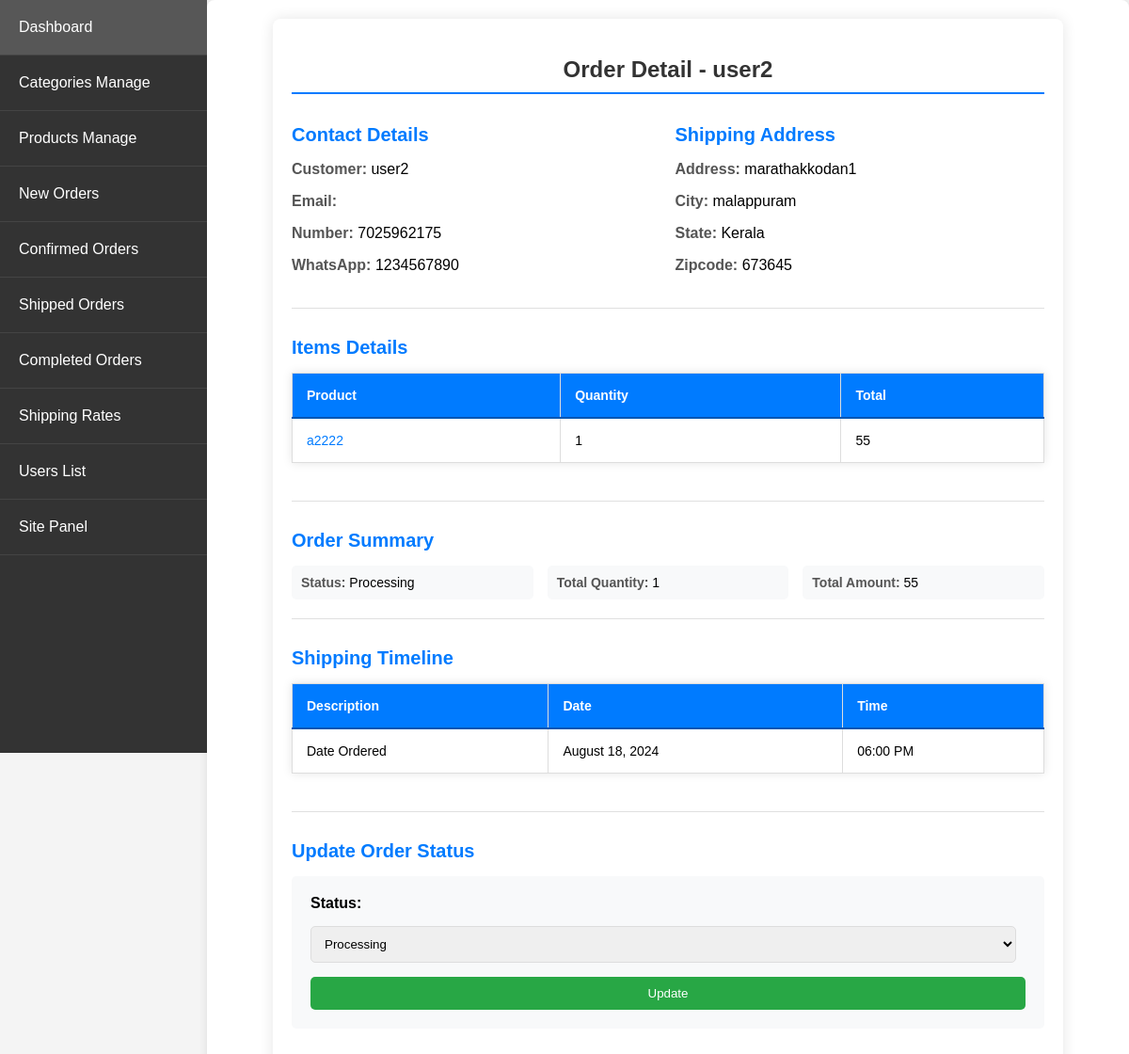
The app's page /admin_app/admin_app/orders/pending/102/ (signed in) with its own data.
### store/models.py (models this page shows, shortened)
class Order(models.Model):
    STATUS_CHOICES = [
        ('Processing', 'Processing'),
        ('Confirmed', 'Confirmed'),
        ('Shipped', 'Shipped'),
        ('Delivered', 'Delivered')
    ]
    customer = models.ForeignKey(Customer, on_delete=models.SET_NULL, null=True, blank=True)
    date_ordered = models.DateTimeField(auto_now_add=True)
    complete = models.BooleanField(default=False)
    transaction_id = models.CharField(max_length=100, null=True)
    status = models.CharField(max_length=20, choices=STATUS_CHOICES, default='Processing')
    processing_time = models.DateTimeField(null=True, blank=True)
    confirmed_time = models.DateTimeField(null=True, blank=True)  # Add this line
    shipped_time = models.DateTimeField(null=True, blank=True)
    delivered_time = models.DateTimeField(null=True, blank=True)
    @property
    def get_cart_total(self):
        orderitems = self.orderitem_set.all()
        total = sum([item.get_total for item in orderitems])
        return total
    @property
    def get_cart_items(self):
        orderitems = self.orderitem_set.all()
        total = sum([item.quantity for item in orderitems])
        return total

class Customer(models.Model):
    user = models.OneToOneField(User, on_delete=models.CASCADE)
    name = models.CharField(max_length=200, null=True)
    contact_number = models.CharField(max_length=12, unique=True, null=True)

class ShippingAddress(models.Model):
    customer = models.ForeignKey(Customer, on_delete=models.SET_NULL, null=True)
    order = models.ForeignKey(Order, on_delete=models.SET_NULL, null=True)
    number = models.CharField(max_length=12, null=False, blank=False)
    whatsapp = models.CharField(max_length=12, null=False, blank=False)
    address = models.CharField(max_length=200, null=False)
    city = models.CharField(max_length=200, null=False)
    state = models.CharField(max_length=200, null=False)
    zipcode = models.CharField(max_length=200, null=False)
    date_added = models.DateTimeField(auto_now_add=True)

class OrderItem(models.Model):
    product = models.ForeignKey(Product, on_delete=models.SET_NULL, null=True)
    order = models.ForeignKey(Order, on_delete=models.SET_NULL, null=True)
    quantity = models.IntegerField(default=0, null=True, blank=True)
    date_added = models.DateTimeField(auto_now_add=True)
    price_at_purchase = models.DecimalField(max_digits=7, decimal_places=0, null=True, blank=True)
    @property
    def get_total(self):
        if self.price_at_purchase is None:
            self.price_at_purchase = self.product.new_price
        return self.price_at_purchase * self.quantity

class Product(models.Model):
    PRODUCT_STATUS_CHOICES = [
        ('in_stock', 'In Stock'),
        ('out_of_stock', 'Out of Stock'),
    ]
    name = models.CharField(max_length=250, unique=True)
    slug = models.SlugField(max_length=250, unique=True)
    description = models.TextField(blank=True)
    old_price = models.DecimalField(max_digits=7, blank=True, null=True, decimal_places=0)
    new_price = models.DecimalField(max_digits=7, blank=False, decimal_places=0)
    category = models.ForeignKey(Category, on_delete=models.SET_NULL, null=True)
    image_1 = models.ImageField(upload_to='product')
    image_2 = models.ImageField(upload_to='product', blank=True)
    image_3 = models.ImageField(upload_to='product', blank=True)
    video_url = models.URLField(max_length=200, blank=True)
    stock = models.IntegerField()
    status = models.CharField(max_length=20, choices=PRODUCT_STATUS_CHOICES, default='in_stock')
    active = models.BooleanField(default=True)
    new = models.BooleanField(default=True)
    created = models.DateTimeField(auto_now_add=True)
    update = models.DateField(auto_now=True)
    priority = models.IntegerField(default=0, validators=[MinValueValidator(0)])
    def get_url(self):
        return reverse('store_app:proDetail', args=[self.category.slug, self.slug])
    class Meta:
        ordering = ('name',)
        verbose_name = 'product'
        verbose_name_plural = 'products'
    class Meta:
        ordering = ['priority', 'name']  # Update ordering to use priority first

### admin_app/views.py (the view)
# urls.py: path('admin_app/orders/pending/<int:pk>/', views.order_view, name='order_view'),
@login_required
@user_passes_test(is_admin)
def order_view(request, pk):
    order = get_object_or_404(Order, pk=pk)
    shipping_address = ShippingAddress.objects.filter(order=order).first()
    if request.method == 'POST':
        new_status = request.POST.get('status')
        if new_status and new_status != order.status:
            order.status = new_status
            order.save()
        return redirect('admin_app:order_view', pk=pk)
    return render(request, 'admin_app/order_view.html', {
        'order': order,
        'shipping_address': shipping_address
    })

### admin_app/views.py (called while the page is built)
def is_admin(user):
    return user.is_superuser

### store/context_processors.py (called while the page is built)
def menu_link(request): # this function don't wanna call to work, it's defined in setting to work
    links_list = Category.objects.annotate(
        num_products=Count('product', filter=Q(product__active=True, product__stock__gt=0))
    ).filter(num_products__gt=0).order_by('priority', 'name')  # Add an order_by clause here
    paginator3 = Paginator(links_list, 8)
    try:
        page = int(request.GET.get('page', '1'))
    except:
        page = 1
    try:
        links = paginator3.page(page)
    except (InvalidPage, EmptyPage):
        links = paginator3.page(paginator3.num_pages)
    return dict(links=links)

def cart_data(request):
    data = cartData(request)
    cartItems = data['cartItems']
    return {'cartItems': cartItems}

def wishlist_count(request):
    if request.user.is_authenticated:
        wishlist_count = Wishlist.objects.filter(user=request.user).count()
    else:
        cookie_data = cookieWishlist(request)
        wishlist_count = cookie_data['wishlist_count']
    return {'wishlist_count': wishlist_count}

### store/utils.py (called while the page is built)
def cartData(request):
    if request.user.is_authenticated:
        customer = request.user.customer
        order, created = Order.objects.get_or_create(customer=customer, complete=False)
        items = order.orderitem_set.all()
        cartItems = order.get_cart_items
        total_price_difference = sum((item.product.old_price - item.product.new_price if item.product.old_price else 0) * item.quantity for item in items)
    else:
        cookieData = cookieCart(request)
        cartItems = cookieData['cartItems']
        order = cookieData['order']
        items = cookieData['items']
        total_price_difference = cookieData['total_price_difference']
    return {'cartItems': cartItems, 'order': order, 'items': items, 'total_price_difference': total_price_difference}

### admin_app/templates/admin_app/order_view.html (shortened to what this page needs)
{% extends 'admin_app/base_admin.html' %}
{% block content %}
<div class="order-details">
    {% if shipping_address %}
    <section class="section">
        <h1>Order Detail - {{ order.customer.name }}</h1>
        <div class="grid">
            <div>
                <h2>Contact Details</h2>
                <p><span class="label">Customer:</span> {{ order.customer.name }}</p>
                <p><span class="label">Email:</span> {{ order.customer.email }}</p>
                <p><span class="label">Number:</span> {{ shipping_address.number }}</p>
                <p><span class="label">WhatsApp:</span> {{ shipping_address.whatsapp }}</p>
            </div>
            <div>
                <h2>Shipping Address</h2>
                <p><span class="label">Address:</span> {{ shipping_address.address }}</p>
                <p><span class="label">City:</span> {{ shipping_address.city }}</p>
                <p><span class="label">State:</span> {{ shipping_address.state }}</p>
                <p><span class="label">Zipcode:</span> {{ shipping_address.zipcode }}</p>
            </div>
        </div>
    </section>
    {% else %}
    <p>No shipping address available.</p>
    {% endif %}
    <div class="section">
        <h2>Items Details</h2>
        <table>
            <thead>
                <tr>
                    <th>Product</th>
                    <th>Quantity</th>
                    <th>Total</th>
                </tr>
            </thead>
            <tbody>
                {% for item in order.orderitem_set.all %}
                <tr>
                    <td><a href="{{ item.product.get_url }}">{{ item.product.name }}</a></td>
                    <td>{{ item.quantity }}</td>
                    <td>{{ item.get_total }}</td>
                </tr>
                {% endfor %}
            </tbody>
        </table>
    </div>
    <div class="section">
        <h2>Order Summary</h2>
        <div class="info-grid">
            <div class="info-item">
                <p><strong>Status:</strong> {{ order.status }}</p>
            </div>
            <div class="info-item">
                <p><strong>Total Quantity:</strong> {{ order.get_cart_items }}</p>
            </div>
            <div class="info-item">
                <p><strong>Total Amount:</strong> {{ order.get_cart_total }}</p>
            </div>
        </div>
    </div>
    <div class="section">
        <h2>Shipping Timeline</h2>
        <table>
            <thead>
                <tr>
                    <th>Description</th>
                    <th>Date</th>
                    <th>Time</th>
                </tr>
            </thead>
            <tbody>
                <tr>
                    <td>Date Ordered</td>
                    <td>{{ order.date_ordered|date:"F d, Y" }}</td>
                    <td>{{ order.date_ordered|date:"h:i A" }}</td>
                </tr>
            </tbody>
        </table>
    </div>
    {% if order.status != 'Delivered' %}
    <div class="section">
        <h2>Update Order Status</h2>
        <form method="post" class="update-form">
            <label for="status">Status:</label>
            <select id="status" name="status">
                {% for choice in order.STATUS_CHOICES %}
                    <option value="{{ choice.0 }}" {% if order.status == choice.0 %}selected{% endif %}>{{ choice.1 }}</option>
                {% endfor %}
            </select>
            <button type="submit" class="btn btn-success">Update</button>
        </form>
    </div>
    {% else %}
    <div class="section">
        <h2>Order Completed</h2>
    </div>
    {% endif %}
</div>
{% endblock %}

### static/CSS/admin_dashboard.css (style rules this page uses)
body { font-family: Arial, sans-serif; background-color: #f4f4f4; margin: 0; padding: 0; }
h1 { text-align: center; color: #333; margin-bottom: 20px; }
table { width: 100%; border-collapse: collapse; margin-bottom: 20px; box-shadow: 0 0 10px rgba(0, 0, 0, 0.1); }
thead { background: #007bff; color: #fff; }
thead th { padding: 15px; text-align: left; border-bottom: 2px solid #0056b3; }
td, th { padding: 15px; border: 1px solid #ddd; }
td a { color: #007bff; text-decoration: none; transition: color 0.3s; }
button { display: inline-block; padding: 10px 20px; border: none; border-radius: 5px; cursor: pointer; transition: background 0.3s; }
form { display: flex; flex-direction: column; gap: 15px; }
form label { font-weight: bold; }
form input, form select, form textarea { padding: 10px; border: 1px solid #ddd; border-radius: 5px; box-sizing: border-box; }
.btn-success { color:#fff;background-color:#28a745;border-color:#28a745 }

### admin_app/templates/admin_app/order_view.html (style rules this page uses)
.order-details { max-width: 800px; margin: 0 auto; padding: 20px; background-color: #ffffff; box-shadow: 0 0 15px rgba(0, 0, 0, 0.1); border-radius: 8px; }
.section { margin-bottom: 30px; border-bottom: 1px solid #e0e0e0; padding-bottom: 20px; }
.section:last-child { border-bottom: none; }
h1, h2 { color: #333; margin-bottom: 15px; }
h1 { font-size: 24px; border-bottom: 2px solid #007bff; padding-bottom: 10px; }
h2 { font-size: 20px; color: #007bff; }
.info-grid { display: grid; grid-template-columns: repeat(auto-fit, minmax(200px, 1fr)); gap: 15px; }
.info-item { background-color: #f8f9fa; padding: 10px; border-radius: 5px; }
.info-item p { margin: 0; font-size: 14px; }
.info-item strong { color: #555; }
table { font-size: 14px; }
.update-form { background-color: #f8f9fa; padding: 20px; border-radius: 5px; }
.update-form select { margin-right: 10px; }
.grid { display: grid; grid-template-columns: repeat(auto-fit, minmax(200px, 1fr)); gap: 15px; }
.label { font-weight: bold; color: #555; }

### records on screen
Order: customer.name "user2", status "Processing", get_cart_items "1", get_cart_total "55", date_ordered "August 18, 2024", date_ordered "06:00 PM"
ShippingAddress: number "7025962175", whatsapp "1234567890", address "marathakkodan1", city "malappuram", state "Kerala", zipcode "673645"
OrderItem: product.name "a2222", quantity "1", get_total "55"
